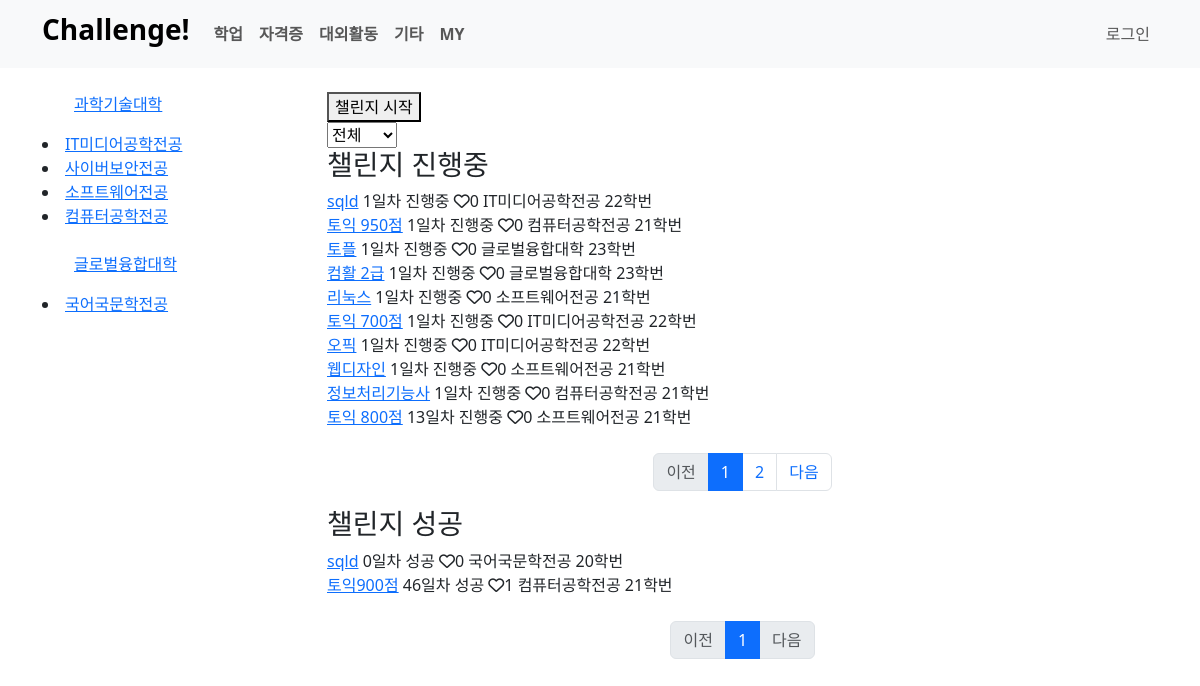
The page /board/자격증/ on the database as committed earlier.
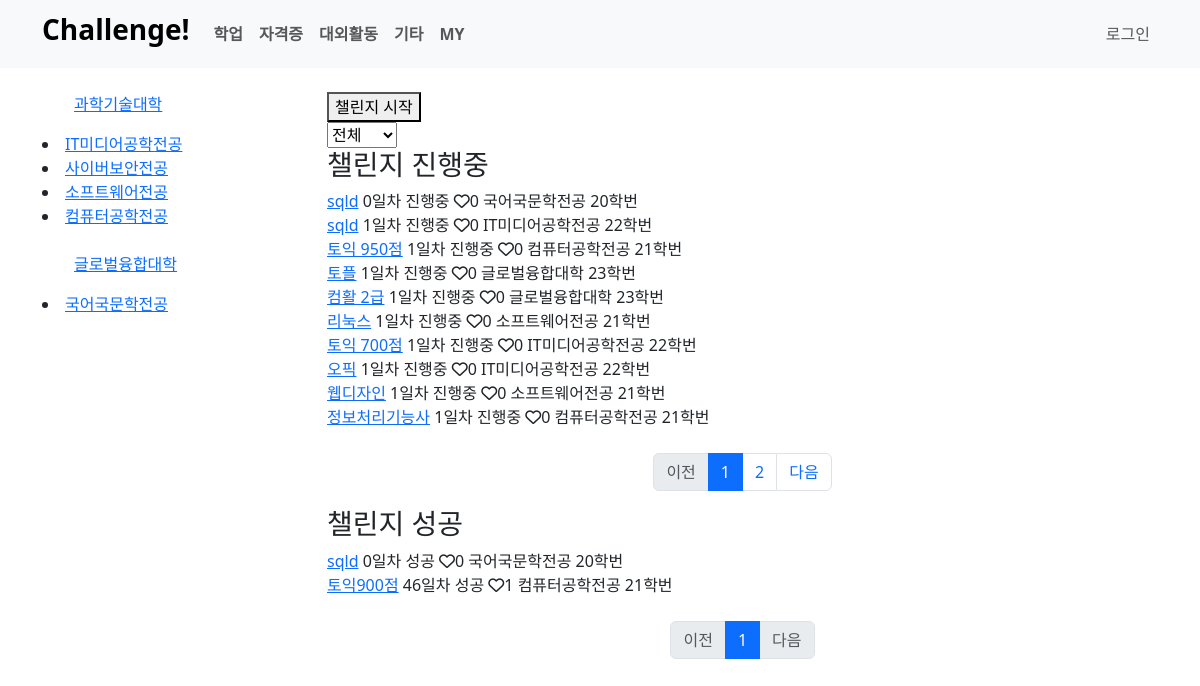
The same page on the database as committed later.
### board/models.py (models this page shows)
class Category(models.Model):
    name = models.CharField(max_length=20)
    slug = models.SlugField(max_length=50, unique=True, allow_unicode=True)
    def __str__(self):
        return self.name
    def get_absolute_url(self):
        return f'/board/{self.slug}'
    class Meta:
        verbose_name_plural = 'Categories'

class College(models.Model):
    name = models.CharField(max_length=30)
    slug = models.SlugField(max_length=50, unique=True, allow_unicode=True)
    def __str__(self):
        return self.name

class Major(models.Model):
    name = models.CharField(max_length=30)
    slug = models.SlugField(max_length=50, unique=True, allow_unicode=True)
    college = models.ForeignKey(College, on_delete=models.CASCADE)
    def __str__(self):
        return self.name

class Challenge(models.Model):
    title = models.CharField(max_length=100)
    memo = models.TextField(null=True, blank=True)
    start_date = models.DateField(auto_now_add=True)
    end_date = models.DateField(blank=True, null=True)
    user = models.ForeignKey(User, on_delete=models.CASCADE)
    STATUS_CHOICES = (("0", "진행중"), ("1", "성공"), ("2", "실패"))
    status = models.CharField(max_length=5, choices=STATUS_CHOICES, default=0)
    category = models.ForeignKey(Category, on_delete=models.SET_NULL, null=True)
    like_users = models.ManyToManyField(User, blank=True, related_name='like_challenge')
    def __str__(self):
        return f'{self.title}'
    def get_absolute_url(self):
        return f'/board/{self.pk}/'
    def get_day(self):
        if (self.status=="0"):
            day = date.today()-self.start_date
        else:
            day = self.end_date-self.start_date
        return day.days
    def get_user_name(self):
        if self.user.major:
            return f'{self.user.major} {self.user.number}'
        else:
            return f'{self.user.college} {self.user.number}'

class User(AbstractUser):
    number = models.ForeignKey(Number, on_delete=models.SET_NULL, null=True)
    college = models.ForeignKey(College, on_delete=models.SET_NULL, null=True)
    major = models.ForeignKey(Major, on_delete=models.SET_NULL, null=True, blank=True)

class Number(models.Model):
    number = models.CharField(max_length=20)
    def __str__(self):
        return self.number

### board/views.py (the view)
# urls.py: path('<str:slug_category>/', views.challenge_list),
def challenge_list(request, slug_category):
    category = Category.objects.get(slug=slug_category)
    challenge_keep_list = Challenge.objects.filter(category=category).filter(status="0").order_by('-start_date')
    challenge_success_list = Challenge.objects.filter(category=category).filter(status="1").order_by('-start_date')
    page = request.GET.get("page", "1")
    paginator_keep = Paginator(challenge_keep_list, 10)
    paginator_success = Paginator(challenge_success_list, 10)
    page_keep = paginator_keep.get_page(page)
    page_success = paginator_success.get_page(page)
    return render(request, 'board/challenge_list.html', {
        'challenge_keep_list': page_keep,
        'challenge_success_list': page_success,
        'categories': Category.objects.all(),
        'colleges': College.objects.all(),
        'majors': Major.objects.all().order_by('name'),
        'numbers': Number.objects.all().order_by('number')
    })

### board/templates/board/challenge_list.html (shortened to what this page needs)
{% extends 'board/base.html' %}
{% block main_area %}
<div class="col-3">
    {% for c in colleges %}
    <ul><a href="major/{{c.slug}}">{{c}}</a></ul>
        {% for m in majors %}
            {% if m.college == c %}
            <li><a href="major/{{m.slug}}">{{m}}</a></li>
            {% endif %}
        {% endfor %}<br>
    {% endfor %}
</div>
<div class="col-9">
<button type="button" onclick="checkLogin()">챌린지 시작</button><br>
    <select onchange="location.href=this.value">
        <option value="#">전체</option>
    </select>
    <h3>챌린지 진행중</h3>
    {% for l in challenge_keep_list %}
    <a href={{l.get_absolute_url}}>{{l}}</a> {{l.get_day}}일차 진행중 <i class="fa-regular fa-heart"></i>{{l.like_users.count}} {{l.get_user_name}}<br>
    {% endfor %}
    <br>
    {% include 'board/pagination_keep.html' %}
    <h3>챌린지 성공</h3>
    {% for l in challenge_success_list %}
    <a href={{l.get_absolute_url}}>{{l}}</a> {{l.get_day}}일차 성공 <i class="fa-regular fa-heart"></i>{{l.like_users.count}} {{l.get_user_name}}<br>
    {% endfor %}
    <br>
    {% include 'board/pagination_success.html' %}
</div>
{% endblock %}

### board/templates/board/menubar.html
<nav class="navbar navbar-expand-sm navbar-light bg-light">
    <div class="container">
        {% if user.is_authenticated %}
        <a class="navbar-brand" href="{% url 'user:main' %}"><h3 class="fw-bolder">Challenge! {{user.username}}</h3></a>
        {% else %}
        <a class="navbar-brand" href="{% url 'user:main' %}"><h3 class="fw-bolder">Challenge!</h3></a>
        {% endif %}
        <div class="collapse navbar-collapse justify-content-between align-items.center w-100">
            <ul class="navbar-nav ml-10 text-md-center text-left">
                {% for c in categories %}
                <li class="nav-item">
                    <a class="nav-link" href={{c.get_absolute_url}}><b>{{c}}</b></a>
                </li>
                {% endfor %}
                <li class="nav-item">
                    <a class="nav-link" href="http://127.0.0.1:8000/auth/{{request.user}}/"><b>MY</b></a>
                </li>
            </ul>
            <ul class="navbar-nav flex-row justify-content-md-center justify-content-start flex-nowrap">
                <li class="nav-item">
                {% if user.is_authenticated %}
                    <a class="nav-link" href="{% url 'user:logout' %}">로그아웃</a>
                {% else %}
                    <a class="nav-link" href="{% url 'user:login' %}">로그인</a>
                {% endif %}
                </li>
            </ul>
        </div>
    </div>
</nav>

Rows that differ between the two databases and show on the page:
no longer on this page (row unchanged): Challenge: title "토익 800점", get_day "13", like_users.count "0", get_user_name "소프트웨어전공 21학번", shown under "챌린지 진행중"
added Challenge: title "sqld", get_day "0", like_users.count "0", get_user_name "국어국문학전공 20학번", shown under "챌린지 진행중"
